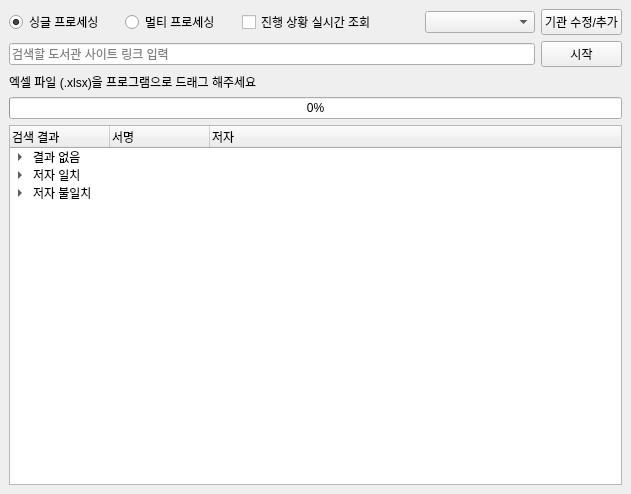
<?xml version="1.0" encoding="UTF-8"?>
<ui version="4.0">
 <class>MainWindow</class>
 <widget class="QMainWindow" name="MainWindow">
  <property name="geometry">
   <rect>
    <x>0</x>
    <y>0</y>
    <width>631</width>
    <height>494</height>
   </rect>
  </property>
  <property name="windowTitle">
   <string>MainWindow</string>
  </property>
  <widget class="QWidget" name="widget">
   <property name="enabled">
    <bool>true</bool>
   </property>
   <layout class="QGridLayout" name="gridLayout_2">
    <item row="0" column="1">
     <layout class="QGridLayout" name="gridLayout" columnstretch="50,50,80,50,0">
      <item row="10" column="0" colspan="5">
       <widget class="QProgressBar" name="progressBar">
        <property name="value">
         <number>0</number>
        </property>
       </widget>
      </item>
      <item row="6" column="0" colspan="4">
       <widget class="QLineEdit" name="lineEdit">
        <property name="inputMask">
         <string/>
        </property>
        <property name="placeholderText">
         <string>검색할 도서관 사이트 링크 입력</string>
        </property>
       </widget>
      </item>
      <item row="11" column="0" colspan="5">
       <widget class="QTreeWidget" name="treeWidget">
        <column>
         <property name="text">
          <string>검색 결과</string>
         </property>
        </column>
        <column>
         <property name="text">
          <string>서명</string>
         </property>
        </column>
        <column>
         <property name="text">
          <string>저자</string>
         </property>
        </column>
        <item>
         <property name="text">
          <string>결과 없음</string>
         </property>
         <item>
          <property name="text">
           <string>서명 서명</string>
          </property>
          <property name="text">
           <string>테스트 서명</string>
          </property>
          <property name="text">
           <string>테스트 저자</string>
          </property>
         </item>
         <item>
          <property name="text">
           <string>서명 서명2</string>
          </property>
          <property name="text">
           <string>테스트2 서명</string>
          </property>
          <property name="text">
           <string>테스트2 저자</string>
          </property>
         </item>
        </item>
        <item>
         <property name="text">
          <string>저자 일치</string>
         </property>
         <item>
          <property name="text">
           <string>서명 서명</string>
          </property>
          <property name="text">
           <string>테스트 서명</string>
          </property>
          <property name="text">
           <string>테스트 저자</string>
          </property>
         </item>
         <item>
          <property name="text">
           <string>서명 서명2</string>
          </property>
          <property name="text">
           <string>테스트 서명</string>
          </property>
          <property name="text">
           <string>테스트 저자</string>
          </property>
         </item>
        </item>
        <item>
         <property name="text">
          <string>저자 불일치</string>
         </property>
         <item>
          <property name="text">
           <string>서명 서명</string>
          </property>
          <property name="text">
           <string>테스트 서명</string>
          </property>
          <property name="text">
           <string>테스트 저자</string>
          </property>
         </item>
         <item>
          <property name="text">
           <string>서명 서명</string>
          </property>
          <property name="text">
           <string>테스트 서명</string>
          </property>
          <property name="text">
           <string>테스트 저자</string>
          </property>
         </item>
        </item>
       </widget>
      </item>
      <item row="3" column="2">
       <widget class="QCheckBox" name="checkBox">
        <property name="text">
         <string>진행 상황 실시간 조회</string>
        </property>
       </widget>
      </item>
      <item row="3" column="1">
       <widget class="QRadioButton" name="radioButton_2">
        <property name="text">
         <string>멀티 프로세싱</string>
        </property>
       </widget>
      </item>
      <item row="9" column="0" colspan="5">
       <widget class="QLabel" name="label">
        <property name="text">
         <string>엑셀 파일 (.xlsx)을 프로그램으로 드래그 해주세요</string>
        </property>
       </widget>
      </item>
      <item row="3" column="3">
       <widget class="QComboBox" name="comboBox"/>
      </item>
      <item row="3" column="0">
       <widget class="QRadioButton" name="radioButton">
        <property name="text">
         <string>싱글 프로세싱</string>
        </property>
        <property name="checked">
         <bool>true</bool>
        </property>
       </widget>
      </item>
      <item row="6" column="4">
       <widget class="QPushButton" name="pushButton">
        <property name="text">
         <string>시작</string>
        </property>
       </widget>
      </item>
      <item row="3" column="4">
       <widget class="QPushButton" name="pushButton_2">
        <property name="text">
         <string>기관 수정/추가</string>
        </property>
       </widget>
      </item>
     </layout>
    </item>
   </layout>
  </widget>
 </widget>
 <resources/>
 <connections/>
</ui>
